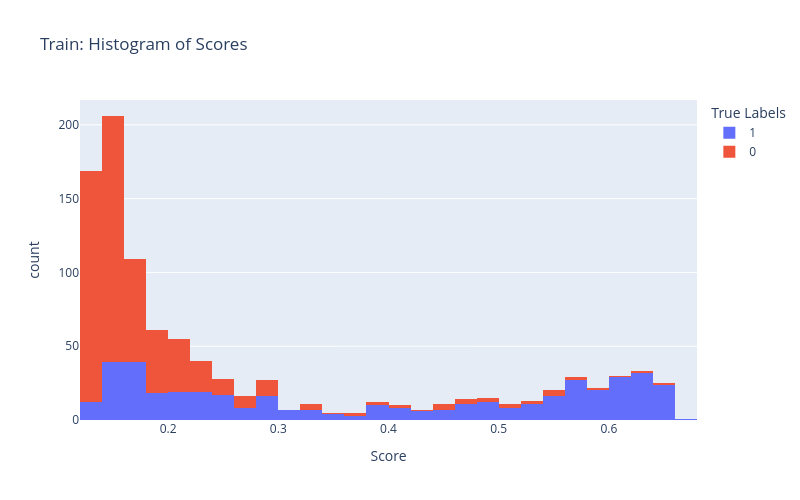
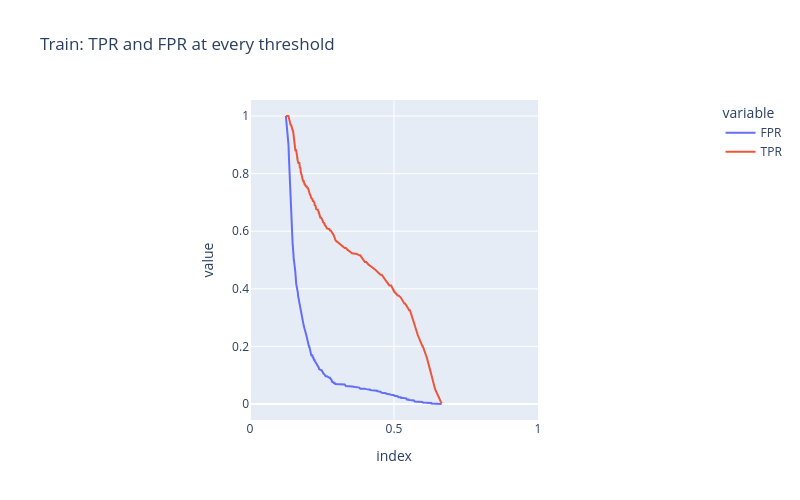
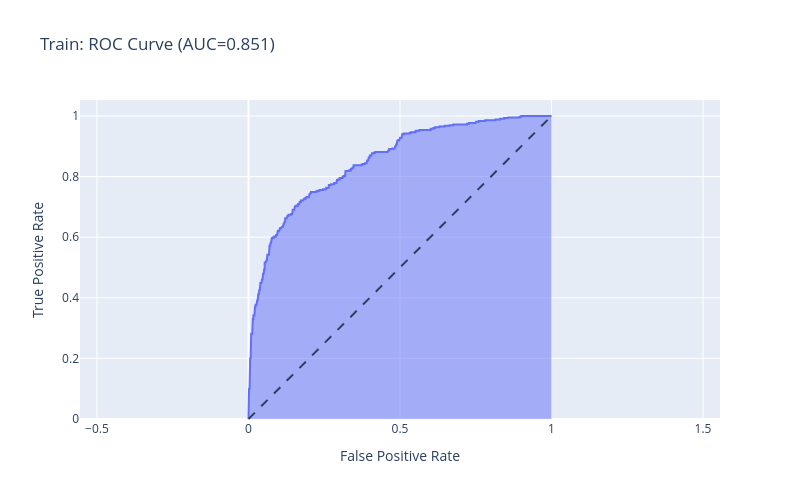
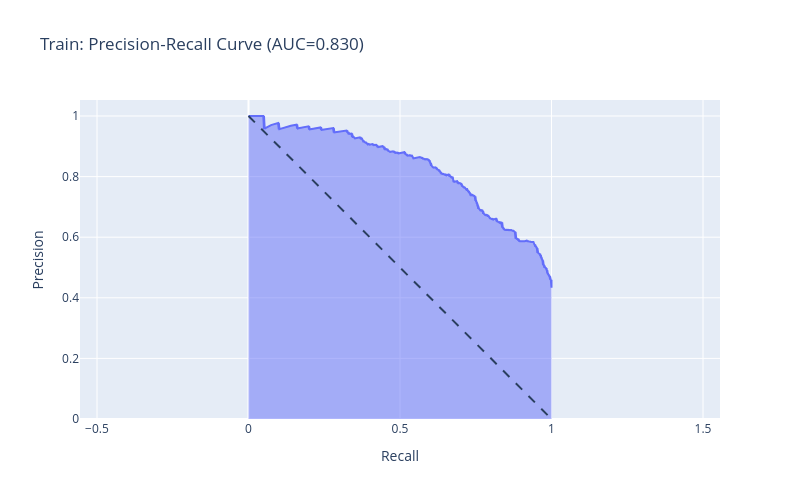

Notebook code cell kept with these figures, in order:
### Code cell
metric_rows = []

for y_true, y_score, name in [
    (train_y_true, train_y_score, "Train"),
    (val_y_true, val_y_score, "Validation"),
]:
    plot_preliminary_plots(y_true, y_score, name)
    roc_auc = plot_roc_curve(y_true, y_score, name)
    pr_auc, average_precision = plot_pr_curve(y_true, y_score, name)
    metric_rows.append(
        {
            "dataset": name,
            "roc_auc": roc_auc,
            "pr_auc": pr_auc,
            "average_precision": average_precision,
        }
    )

metrics = pd.DataFrame(metric_rows)
display(metrics)

### Figure 1 — Plotly figure (JSON) as saved in the notebook; plotly's stock layout.template omitted (floating-point values rounded to 4 significant figures; data arrays with more than 128 entries replaced by an {"elided": "..."} marker saying what was removed)
{"data": [{"bingroup": "x", "hovertemplate": "True Labels=1<br>Score=%{x}<br>count=%{y}<extra></extra>", "legendgroup": "1", "marker": {"color": "#636efa", "pattern": {"shape": ""}}, "name": "1", "nbinsx": 50, "orientation": "v", "showlegend": true, "type": "histogram", "x": {"elided": "430 float values"}, "xaxis": "x", "yaxis": "y"}, {"bingroup": "x", "hovertemplate": "True Labels=0<br>Score=%{x}<br>count=%{y}<extra></extra>", "legendgroup": "0", "marker": {"color": "#EF553B", "pattern": {"shape": ""}}, "name": "0", "nbinsx": 50, "orientation": "v", "showlegend": true, "type": "histogram", "x": {"elided": "562 float values"}, "xaxis": "x", "yaxis": "y"}], "layout": {"barmode": "relative", "height": 500, "legend": {"title": {"text": "True Labels"}, "tracegroupgap": 0}, "title": {"text": "Train: Histogram of Scores"}, "width": 800, "xaxis": {"anchor": "y", "domain": [0, 1], "title": {"text": "Score"}}, "yaxis": {"anchor": "x", "domain": [0, 1], "title": {"text": "count"}}}}

### Figure 2 — Plotly figure (JSON) as saved in the notebook; plotly's stock layout.template omitted (floating-point values rounded to 4 significant figures; data arrays with more than 128 entries replaced by an {"elided": "..."} marker saying what was removed)
{"data": [{"hovertemplate": "variable=FPR<br>index=%{x}<br>value=%{y}<extra></extra>", "legendgroup": "FPR", "line": {"color": "#636efa", "dash": "solid"}, "marker": {"symbol": "circle"}, "mode": "lines", "name": "FPR", "orientation": "v", "showlegend": true, "type": "scatter", "x": {"elided": "302 float values"}, "xaxis": "x", "y": {"elided": "302 float values"}, "yaxis": "y"}, {"hovertemplate": "variable=TPR<br>index=%{x}<br>value=%{y}<extra></extra>", "legendgroup": "TPR", "line": {"color": "#EF553B", "dash": "solid"}, "marker": {"symbol": "circle"}, "mode": "lines", "name": "TPR", "orientation": "v", "showlegend": true, "type": "scatter", "x": {"elided": "302 float values"}, "xaxis": "x", "y": {"elided": "302 float values"}, "yaxis": "y"}], "layout": {"height": 500, "legend": {"title": {"text": "variable"}, "tracegroupgap": 0}, "title": {"text": "Train: TPR and FPR at every threshold"}, "width": 800, "xaxis": {"anchor": "y", "constrain": "domain", "domain": [0, 1], "range": [0, 1], "title": {"text": "index"}}, "yaxis": {"anchor": "x", "domain": [0, 1], "scaleanchor": "x", "scaleratio": 1, "title": {"text": "value"}}}}

### Figure 3 — Plotly figure (JSON) as saved in the notebook; plotly's stock layout.template omitted (floating-point values rounded to 4 significant figures; data arrays with more than 128 entries replaced by an {"elided": "..."} marker saying what was removed)
{"data": [{"fillpattern": {"shape": ""}, "hovertemplate": "False Positive Rate=%{x}<br>True Positive Rate=%{y}<extra></extra>", "legendgroup": "", "line": {"color": "#636efa"}, "marker": {"symbol": "circle"}, "mode": "lines", "name": "", "orientation": "v", "showlegend": false, "stackgroup": "1", "type": "scatter", "x": {"elided": "302 float values"}, "xaxis": "x", "y": {"elided": "302 float values"}, "yaxis": "y"}], "layout": {"height": 500, "legend": {"tracegroupgap": 0}, "shapes": [{"line": {"dash": "dash"}, "type": "line", "x0": 0, "x1": 1, "y0": 0, "y1": 1}], "title": {"text": "Train: ROC Curve (AUC=0.851)"}, "width": 800, "xaxis": {"anchor": "y", "domain": [0, 1], "title": {"text": "False Positive Rate"}}, "yaxis": {"anchor": "x", "domain": [0, 1], "scaleanchor": "x", "scaleratio": 1, "title": {"text": "True Positive Rate"}}}}

### Figure 4 — Plotly figure (JSON) as saved in the notebook; plotly's stock layout.template omitted (floating-point values rounded to 4 significant figures; data arrays with more than 128 entries replaced by an {"elided": "..."} marker saying what was removed)
{"data": [{"fillpattern": {"shape": ""}, "hovertemplate": "Recall=%{x}<br>Precision=%{y}<extra></extra>", "legendgroup": "", "line": {"color": "#636efa"}, "marker": {"symbol": "circle"}, "mode": "lines", "name": "", "orientation": "v", "showlegend": false, "stackgroup": "1", "type": "scatter", "x": {"elided": "993 float values"}, "xaxis": "x", "y": {"elided": "993 float values"}, "yaxis": "y"}], "layout": {"height": 500, "legend": {"tracegroupgap": 0}, "shapes": [{"line": {"dash": "dash"}, "type": "line", "x0": 0, "x1": 1, "y0": 1, "y1": 0}], "title": {"text": "Train: Precision-Recall Curve (AUC=0.830)"}, "width": 800, "xaxis": {"anchor": "y", "domain": [0, 1], "title": {"text": "Recall"}}, "yaxis": {"anchor": "x", "domain": [0, 1], "scaleanchor": "x", "scaleratio": 1, "title": {"text": "Precision"}}}}
